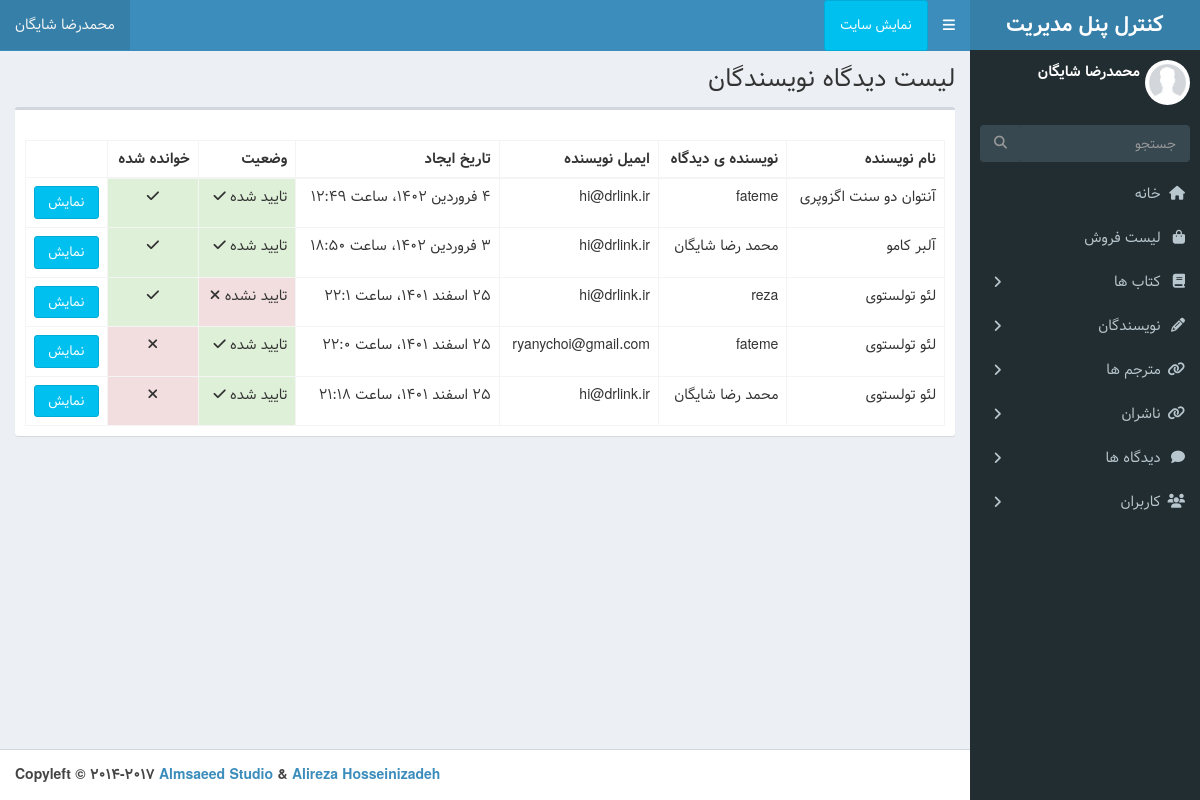
The app's page /admin-dashboard/author-comments (signed in), older data.
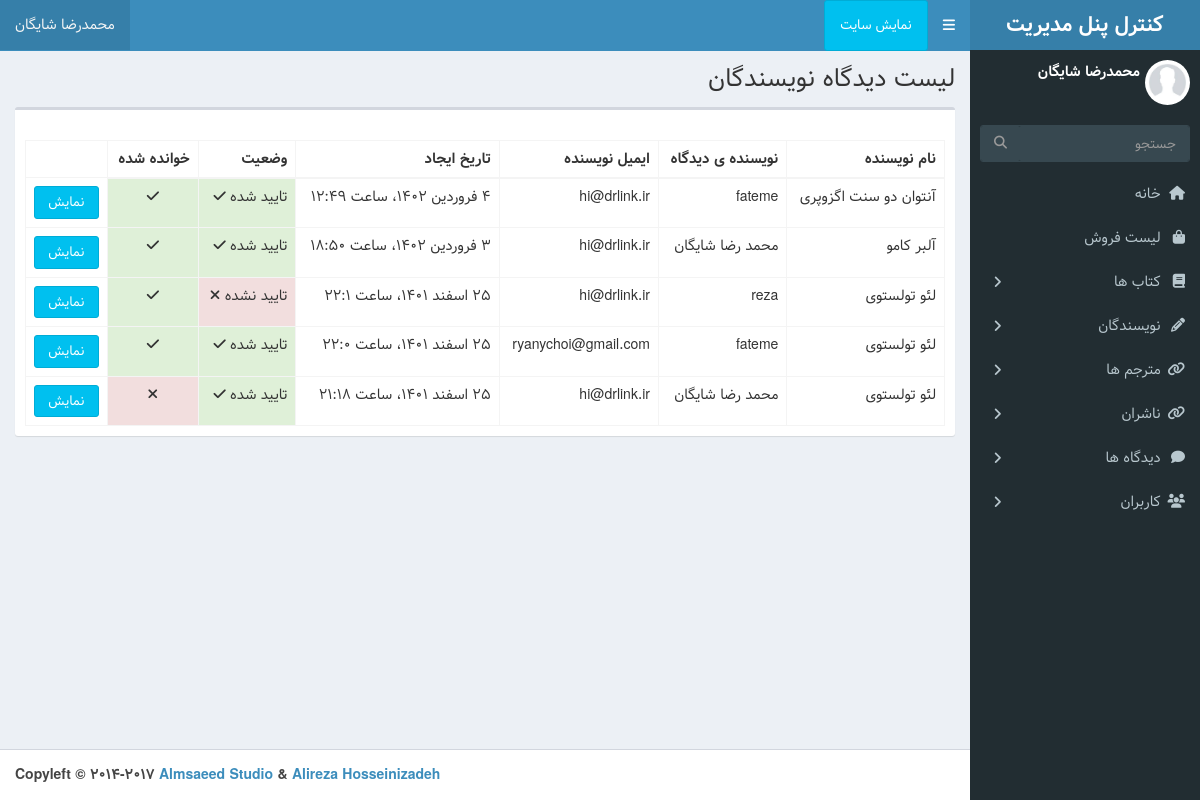
The same page, newer data.
### book/models.py (models this page shows, shortened)
class AuthorComment(models.Model):
	author = models.ForeignKey(Author,on_delete=models.CASCADE,related_name='comments')
	name = models.CharField(max_length=100)
	email = models.EmailField()
	body = models.TextField()
	created_on = models.DateTimeField(auto_now_add=True)
	active = models.BooleanField(default=False)
	is_read = models.BooleanField(default=False)
	class Meta:
		db_table = 'Author Comment'
		ordering = ['-created_on']
	def jpublish(self):
		return jalali_converter(self.created_on)
	objects = AuthorCommentManager()

class Author(models.Model):
	name = models.CharField(max_length=255)
	slug = models.CharField(max_length=255)
	nationality = models.CharField(max_length=255)
	birth = models.IntegerField()
	death = models.IntegerField()
	description = RichTextField()
	picture = models.ImageField(upload_to='author/image')
	status = models.BooleanField(default=False)
	class Meta:
		db_table = 'Author'
	def __str__(self):
		return self.name
	objects = AuthorManager()

### dashboard/views.py (the view)
# urls.py: path('author-comments', views.AuthorCommentDashboard.as_view() , name='author-comments_list'),
class AuthorCommentDashboard(LoginRequiredMixin ,DashboardLoginMixin, ListView):
    queryset = AuthorComment.objects.all()
    template_name = 'dashboard/author_comment_list.html'
    paginate_by = 10

### dashboard/mixins.py (called while the page is built)
	def dispatch(self, request, *args, **kwargs):
		if request.user.is_superuser or request.user.is_staff:
			return super().dispatch(request, *args, **kwargs) # type: ignore
		else:
			return HttpResponse ('شما اجازه ی ورود ندارید')

### extensions/jalali.py (called while the page is built)
    def persian_tuple(self):
        return self.persian_year, self.persian_month, self.persian_day

### extensions/utils.py (called while the page is built)
def persian_numbers_converter(mystr):
	numbers = {
		"0": "۰",
		"1": "۱",
		"2": "۲",
		"3": "۳",
		"4": "۴",
		"5": "۵",
		"6": "۶",
		"7": "۷",
		"8": "۸",
		"9": "۹",
	}
	for e, p in numbers.items():
		mystr = mystr.replace(e, p)
	return mystr

def jalali_converter(time):
	jmonths = ["فروردین", "اردیبهشت", "خرداد", "تیر", "مرداد", "شهریور", "مهر", "آبان", "آذر", "دی", "بهمن", "اسفند",]
	time = timezone.localtime(time)
	time_to_str = "{},{},{}".format(time.year, time.month,time.day)
	time_to_tuple = jalali.Gregorian(time_to_str).persian_tuple()
	time_to_list = list(time_to_tuple)
	for index, month in enumerate(jmonths):
		if time_to_list[1] == index + 1:
			time_to_list[1] = month
			break
	output = "{} {} {}، ساعت {}:{}".format(
		time_to_list[2],
		time_to_list[1],
		time_to_list[0],
		time.hour,
		time.minute,
	)
	return persian_numbers_converter(output)

### templates/dashboard/author_comment_list.html (shortened to what this page needs)
{% extends 'dashboard/base.html' %}
{% load static %}
{% block title %} لیست دیدگاه نویسندگان  {% endblock %}
{% block main %}
    <section class="content">
        <div class="row">
            <div class="col-xs-12">
                <div class="box">
                    <div class="box-header">
              </div>
              <div class="box-body">
                <table id="example2" class="table table-bordered table-hover">
                  <thead>
                  <tr>
                    <th>نام نویسنده</th>
                    <th> نویسنده ی دیدگاه</th>
                    <th> ایمیل نویسنده</th>
                    <th>تاریخ ایجاد</th>
                    <th>وضعیت</th>
                    <th>خوانده شده</th>
                  </tr>
                  </thead>
                  <tbody>
                      {% for comment in object_list %}
                <tr>
                    <td>{{comment.author}}</td>
                    <td> {{comment.name}}</td>
                    <td>{{comment.email}}</td>
                    <td>{{comment.jpublish}} </td>
                    {% if comment.active == False %}<td  class="tp-3 mb-2 bg-danger text-white">تایید نشده <i class="fa fa-close"></i></td>{% else %}
                    <td class="p-3 mb-2 bg-success text-white">تایید شده <i class="fa fa-check"></i></td>{% endif %}
                    {% if comment.is_read == False %}<td  style="text-align: center;" class="tp-3 mb-2 bg-danger text-white"><i class="fa fa-close"></i></td>{% else %}
                        <td style="text-align: center;" class="p-3 mb-2 bg-success text-white"> <i class="fa fa-check"></i></td>{% endif %}
                    <td><a href="{% url 'Dashboard:author_comment_detail' comment.pk %}" class="btn btn-block btn-info">نمایش</a></td>
                </tr>
                {% endfor %}
                  </tbody>
                </table>
              </div>
            </div>
        </div>
        <section class="articles-pagination">
            <div class="container p-4 ">
            </div>
            </section>
      </section>
{% endblock %}

Row changes from the older to the newer data that the page shows:
changed AuthorComment "ryanychoi@gmail.com": is_read False → True (drawn)
